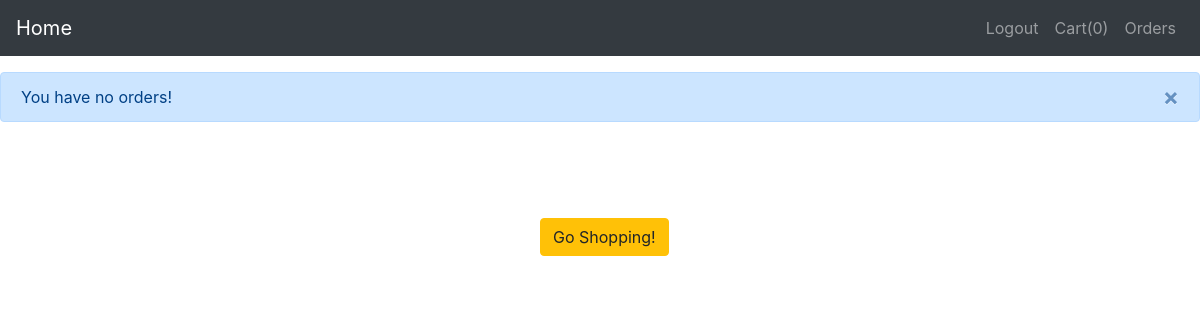
The app's page /orders/ (signed in), older data.
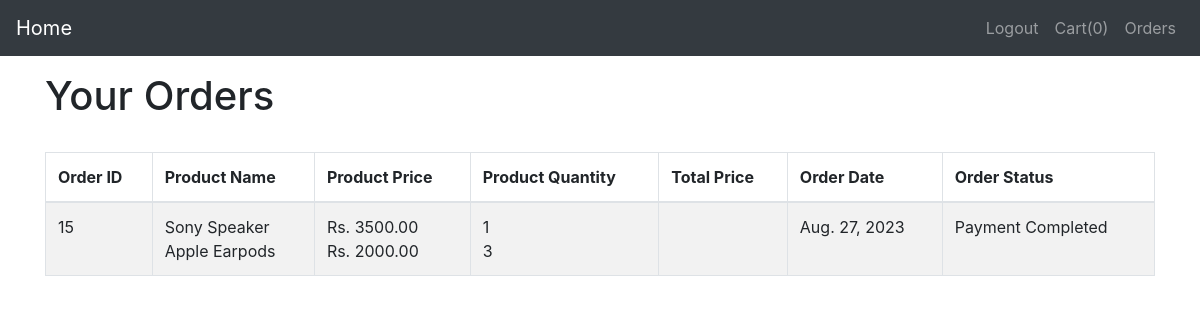
The same page, newer data.
### store/models.py (models this page shows, shortened)
class Order(models.Model):
    order_id = models.AutoField(primary_key=True, unique = True)
    user = models.ForeignKey(User, on_delete=models.CASCADE,related_name='user')
    order_date = models.DateField(auto_now_add=True)
    order_status = models.CharField(max_length=100)
    webhook_event_id = models.CharField(max_length=100,null=False)
    products_ordered = models.TextField()
    total_amount = models.IntegerField()
    address = models.CharField(max_length=100)
    phone_number = models.IntegerField()
    alternate_phone_number = models.IntegerField()
    def get_products_ordered(self):
        try:
            return json.loads(self.products_ordered)
        except json.JSONDecodeError as e:
            return []

### store/views.py (the view)
# urls.py: path('orders/',orders),
def orders(request):
    orders = Order.objects.filter(user_id=request.user.id)
    return render(request, 'orders.html', { "orders": orders})

### store/templates/orders.html (shortened to what this page needs)
{% extends "index.html" %}
{% block body %}
{% if orders %}
<div class="container">
    <h1>Your Orders</h1>
    <br>
    <div class="table-responsive">
        <table class="table table-bordered table-striped table-hover">
            <thead>
                <tr>
                    <th>Order ID</th>
                    <th>Product Name</th>
                    <th>Product Price</th>
                    <th>Product Quantity</th>
                    <th>Total Price</th>
                    <th>Order Date</th>
                    <th>Order Status</th>
                </tr>
            </thead>
            <tbody>
                {% for order in orders %}
                <tr>
                    <td>{{ order.order_id }}</td>
                    <td>
                        {% for item in order.get_products_ordered %}
                        {{ item.product_name }}<br>
                        {% endfor %}
                    </td>
                    <td>
                        {% for item in order.get_products_ordered %}
                        Rs.<span id="product_price"> {{ item.product_price }} </span><br>
                        {% endfor %}
                    </td>
                    <td>
                        {% for item in order.get_products_ordered %}
                        {{ item.quantity }}<br>
                        {% endfor %}
                    </td>
                    <td id="total_price_{{ order.order_id }}">
                    </td>
                    <td>{{ order.order_date }}</td>
                    <td>{{ order.order_status }}</td>
                </tr>
                {% endfor %}
            </tbody>
        </table>
    </div>
</div>
{% else %}
<div class="alert alert-primary alert-dismissible fade show" role="alert">
    You have no orders!
    <button type="button" class="close" data-dismiss="alert" aria-label="Close">
        <span aria-hidden="true">&times;</span>
    </button>
</div>
<div style="padding-left: 45vw; padding-top: 10vh;">
    <a class="btn btn-warning" href="/">Go Shopping!</a>
</div>
{% endif %}
{% endblock %}

Row changes from the older to the newer data that the page shows:
added Order: order_id "15", product_name "Sony Speaker" "Apple Earpods", product_price "3500.00" "2000.00", quantity "1" "3", order_date "Aug. 27, 2023", order_status "Payment Completed"
Text that changed along with them:
text no longer shown: "You have no orders! × Go Shopping!"
text now shown: "Your Orders Order ID Product Name Product Price Product Quantity Total Price Order Date Order Status"
